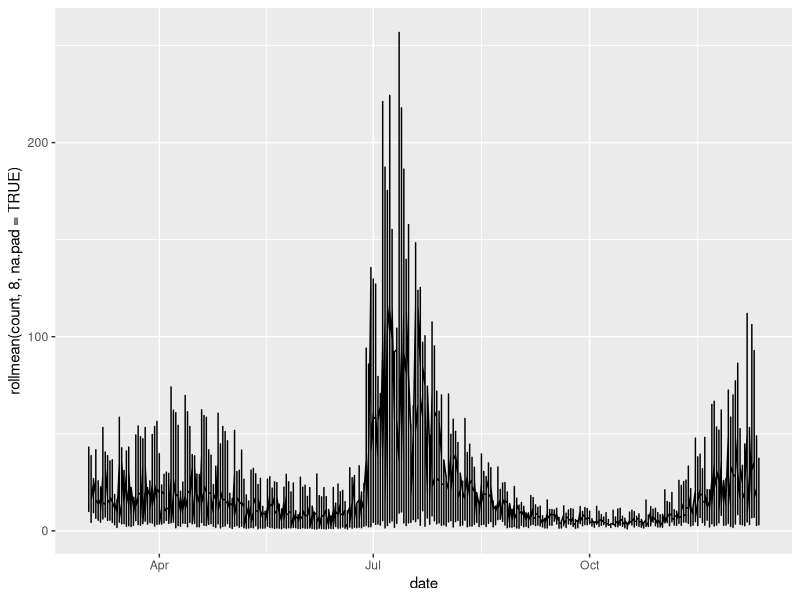
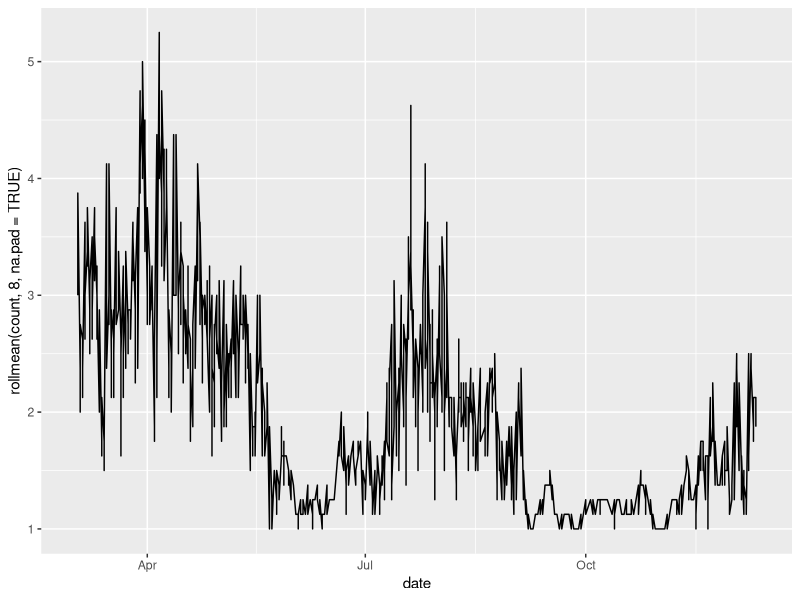
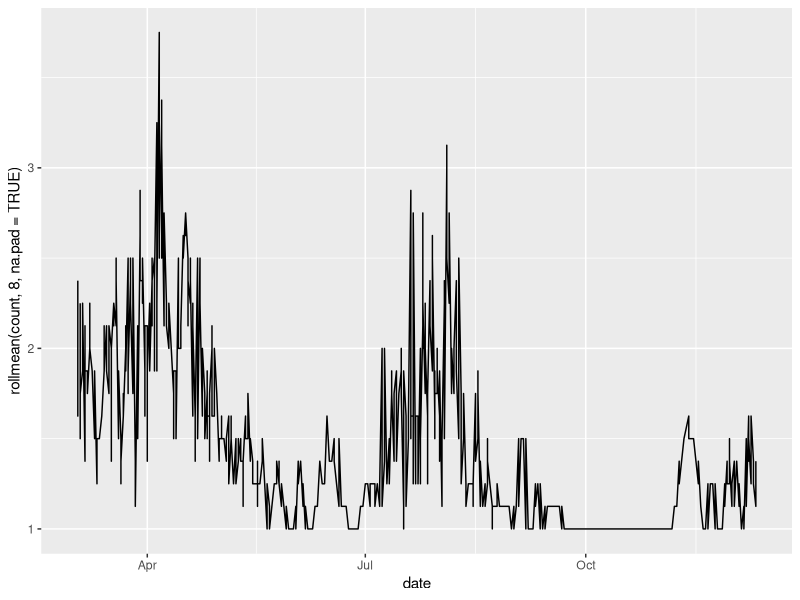
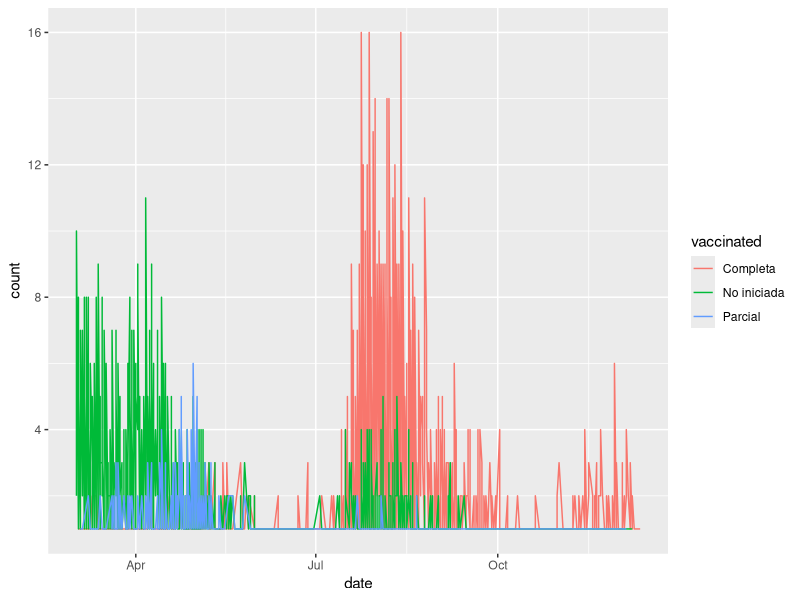
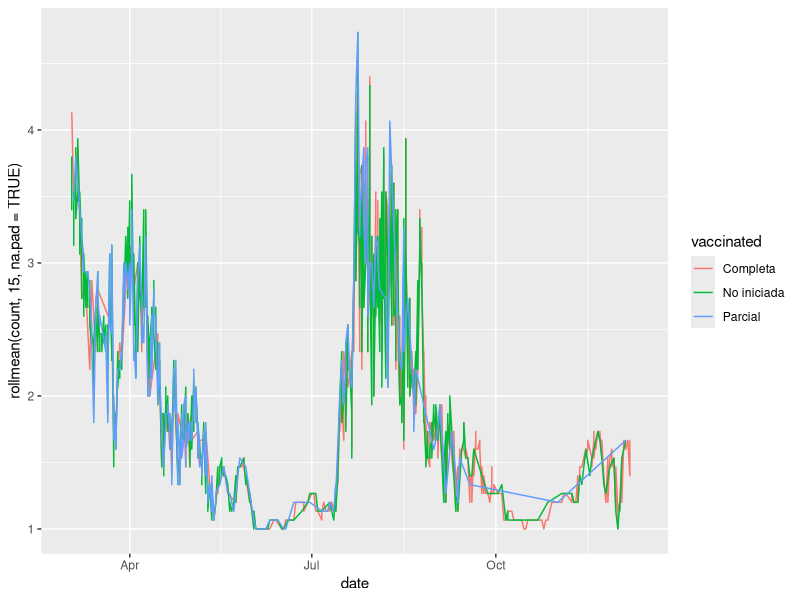

Here is the R script that generated these plots, in order:
## ---- chunk 1
knitr::opts_chunk$set(echo = TRUE)
## ---- chunk 2
library("ggplot2")
library("zoo")
## ---- chunk 3
data = read.csv("Impacte_del_COVID.csv", encoding="UTF-8")
df = data
colnames(df) = c("sex", "age", "date", "event", "vaccinated", "count")

df$sex = as.factor(df$sex)               # male, female, NaN
df$age = as.factor(df$age)               # discretizied for some reason
df$event = as.factor(df$event)           # positive, hospitalized, critical (ICU)
df$date = as.Date(df$date,"%d/%m/%Y")    # now in format Year,month,day
df$vaccinated = as.factor(df$vaccinated) # none, partial, full
df$count = as.numeric(df$count)  # this means #count people with these characteristics have been observed on this day
 

# the task asks us to only analyze people older than 30
df = subset(df, age=="30 a 39" | age == "40 a 49" | age == "50 a 59" |
         age == "60 a 69" | age == "70 a 79" | age == "80 o més")

# also only between 1st March 2020 and 12. December 2021
df = subset(df, date>"2021-03-01" | date > "2021-12-12")
dim(df)
## ---- chunk 4
table(df$event) # dependent variable
2166+         839     +     4146 
## ---- chunk 5
table(df$vaccinated)
## ---- chunk 6
ggplot( data = df, aes( date, rollmean(count,8,na.pad=TRUE), vaccinated,
                        ylab="Number of Events")) + geom_line() 
## ---- chunk 7
df_critial_male = df[df$sex=="Home" & df$event=="Crítics",]

ggplot( data = df_critial_male, aes( date, rollmean(count,8,na.pad=TRUE), vaccinated )) + geom_line() 
## ---- chunk 8
df_critial_female = df[df$sex=="Dona" & df$event=="Crítics",]

ggplot( data = df_critial_female, aes( date, rollmean(count,8,na.pad=TRUE), vaccinated )) + geom_line() 
## ---- chunk 9
df_deaths = df[df$event=="Defunció",]
ggplot(df_deaths,aes(x=date,y=count, color=vaccinated)) + geom_line()
## ---- chunk 10
ggplot(df_deaths,aes(x=date,y=rollmean(count,15,na.pad=TRUE), color=vaccinated)) + geom_line()
## ---- chunk 11
# init dataframe for count sums
count_sums = data.frame(matrix(0,ncol=3,nrow=4))

colnames(count_sums) = c("none","partial","full")  # vaccine status
rownames(count_sums) = c("casa","hospital","critical","dead") # event type


for (i in 1:dim(df)[1]){
  content_i = df[i,]
  
  age   = content_i[2]
  vacc  = content_i[5]
  event = content_i[4]
  count = content_i[6]
  
  #  define row and col variable, where count should be increased
  if (event=="Cas") row=1
  if (event=="Hospitalització") row = 2
  if (event=="Crítics") row = 3
  if (event=="Defunció") row = 4
  
  if (vacc=="No iniciada") col =1
  if (vacc=="Parcial") col =2
  if (vacc=="Completa") col =3
  
  count_sums[row,col] = count + count_sums[row,col]
  
}
count_sums

## ---- chunk 12
chisq.test(count_sums)
## ---- chunk 13
expected = matrix(data=0, ncol=3, nrow=4)
total = sum(count_sums)
for (i in 1:4){
  for (j in 1:3){
    expected[i,j] = (rowSums(count_sums)[[i]]*colSums(count_sums)[[j]]) / total
  }
}
count_sums - expected

## ---- chunk 14
counts = data.frame(matrix(0,ncol=6,nrow=4))

rownames(counts) = c("casa","hospital","critical","dead")

dd = df
dd$age = as.numeric(dd$age)

for (i in 1:dim(df)[1]){
  row_i = dd[i,]
  
  age   = row_i[[2]]
  vacc  = row_i[5]
  event = row_i[[4]]
  count = row_i[6]
  
  if (event=="Cas") row=1
  if (event=="Hospitalització") row = 2
  if (event=="Crítics") row = 3
  if (event=="Defunció") row = 4
  
  
  counts[row,age-3] = count + counts[row,age-3]
  # the factor starts to count at 4 for some reason
  
}

## ---- chunk 15
chisq.test(counts)

## ---- chunk 16
#install.packages("nnet")
library(nnet)

multinom_model  = multinom(event~vaccinated,data=df)
summary(multinom_model)

## ---- chunk 17
poisson_model = glm(count~sex+age+vaccinated, family="poisson", data=df_deaths)
summary(poisson_model)
## ---- chunk 18
# define critical case as anything worse than being positive and quarantined ("Cas")
df$severe = as.numeric(! df$event=="Cas")

# now we would need to multiply the rows by count to fit this in a regular way i think
df_enrolled = df[rep(row.names(df),df$count),]

## ---- chunk 19
print("sanity check: ")
      dim(df_enrolled)[1] == sum(df$count) # sanity check
## ---- chunk 20
logReg = glm(severe ~ age + vaccinated + sex, data=df_enrolled, family=binomial(link='logit'))

summary(logReg)
